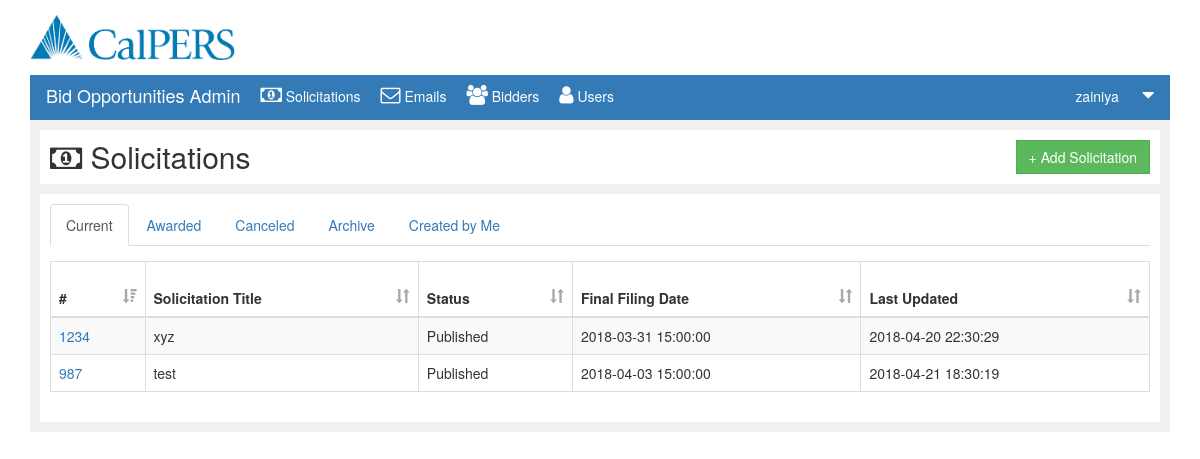
/solicitations.php (signed in), run on the app's committed database.
### tables this page shows
CREATE TABLE IF NOT EXISTS `solicitation` (
  `pid` int(11) NOT NULL,
  `sid` varchar(9) NOT NULL,
  `stitle` varchar(100) NOT NULL,
  `type` varchar(50) NOT NULL,
  `category` varchar(50) NOT NULL,
  `status` varchar(50) NOT NULL,
  `last_updated` datetime NOT NULL DEFAULT CURRENT_TIMESTAMP,
  `final_filing_date` datetime NOT NULL,
  `description` varchar(1000) NOT NULL,
  `cancelflag` int(1) DEFAULT '0',
  PRIMARY KEY (`sid`)
);

### submit.php (the view, shortened to what this page needs)
<?php
function currentSolicitation($awardedFlag=0){
	$conn = mysqli_connect($GLOBALS['servername'], $GLOBALS['username'], $GLOBALS['password'], $GLOBALS['dbname']);
	if (!$conn) {
		die("Connection failed: " . mysqli_connect_error());
	}else{
		$sql="SELECT * FROM solicitation where cancelflag=0 and status='Published' order by sid";
		if($awardedFlag==1){
			$sql="SELECT * FROM solicitation where cancelflag=0 and status='Awarded' order by sid";
		}
		$res= mysqli_query($conn,$sql);
		if(mysqli_num_rows($res)>0){
			$msg="<table id='currentstable' class='table table-striped table-bordered datatable'>
			<thead>
			<tr>
			<th onclick='sortTable(0)'> #  <span class='glyphicon glyphicon-sort-by-attributes-alt'></span></th>
			<th onclick='sortTable(1)'> Solicitation Title <span class='glyphicon glyphicon-sort'></span></th>
			<th onclick='sortTable(2)'> Status <span class='glyphicon glyphicon-sort'></span></th>
			<th onclick='sortTable(3)'> Final Filing Date <span class='glyphicon glyphicon-sort'></span></th>
			<th onclick='sortTable(4)'> Last Updated <span class='glyphicon glyphicon-sort'></span></th>
			</tr>
			</thead>";
			while($row=mysqli_fetch_assoc($res)){
				$msg=$msg."<tr>
				<td><a href='document.php?type=View&dsid=".$row["sid"]."'>".$row["sid"]."</a></td>
				<td>".$row["stitle"]."</td>
				<td>".$row["status"]."</td>
				<td>".$row["final_filing_date"]."</td>
				<td>".$row["last_updated"]."</td>
				</tr>";
			}
			$msg=$msg."</table>";
			echo $msg;
		}
	}
}
?>

### solicitations.php (shortened to what this page needs)
<!DOCTYPE html>
<html lang="en">
<head>
	<link rel="stylesheet" href="https://maxcdn.bootstrapcdn.com/bootstrap/3.3.7/css/bootstrap.min.css">
	<link rel="stylesheet" href="css/custom.css">
	<link rel="stylesheet" href="font-awesome-4.7.0/css/font-awesome.min.css">
	<link rel="stylesheet" type="text/css" href="https://cdn.datatables.net/v/dt/dt-1.10.16/datatables.min.css"/>
</head>
<body>
	<?php require_once('submit.php'); ?>
	<div id="wrapper" class="container">
		<div class="container-fluid" id="header">
			<img src="download.png" height="45">
		</div>
		<div class="container-fluid" id="heading">
			<nav class="navbar navbar-expand-lg navbar-light bg-light">
				<div class="collapse navbar-collapse" id="navbarSupportedContent">
					<ul class="navbar-nav mr-auto">
						<li class="nav-item active">
							<a class="nav-link" href="#"><h4>Bid Opportunities Admin</h4></a>
						</li>
						<li class="nav-item active">
							<a class="nav-link" href="solicitations.php"><i class="fa fa-money" aria-hidden="true"></i>	Solicitations</a>
						</li>
						<li class="nav-item">
							<a class="nav-link" href="email.php"><i class="fa fa-envelope-o" aria-hidden="true"></i> Emails</a>
						</li>
						<li class="nav-item">
							<a class="nav-link" href="bidder.php?listType=Bidders"><i class="fa fa-users" aria-hidden="true"></i> Bidders</a>
						</li>
						<li class="nav-item">
							<a class="nav-link" href="bidder.php?listType=Users"><i class="fa fa-user" aria-hidden="true"></i> Users</a>
						</li>
					</ul>
					<ul style="float: right;">
						<li class="nav-item dropdown" >
							<a class="nav-link dropdown-toggle" href="#" id="navbarDropdown" role="button" data-toggle="dropdown" aria-haspopup="true" aria-expanded="false">
								<?php echo $_SESSION["username"]; ?> <i class="fa fa-caret-down" aria-hidden="true"></i>
							</a>
						</li>
					</ul>
				</div>
			</nav>
		</div>
		<div class="container-fluid" id="solicitation">
			<div class="container-fluid" id="solicitation-header">
				<h2><i class="fa fa-money" aria-hidden="true"></i>	Solicitations</h2>
				<button type="button" class="btn btn-success" style="float: right;border-radius: 0;" onclick="openPage('createsolicitation.php')">+ Add Solicitation</button>
			</div>
			<div class="container-fluid" id="solicitation-content">
				<ul class="nav nav-tabs">
					<li class="active"><a data-toggle="tab" href="#current">Current</a></li>
					<li><a data-toggle="tab" href="#awarded">Awarded</a></li>
					<li><a data-toggle="tab" href="#canceled">Canceled</a></li>
					<li><a data-toggle="tab" href="#archive">Archive</a></li>
					<li><a data-toggle="tab" href="#byme">Created by Me</a></li>
				</ul>
				<div class="tab-content">
					<div id="current" class="tab-pane fade in active">
						<?php $_SESSION['sid']='';
						currentSolicitation(); ?>
					</div>
				</div>
			</div>
		</div>
	</div>
</body>
</html>

### css/custom.css (style rules this page uses)
body { padding-top: 0 !important; }
#header { background: white; padding-bottom: 15px; padding-top: 15px; }
#heading { color:white; background-color: #337ab7; width:100%; padding-left: 15px; }
#heading h4 { float:left; }
#heading i { font-size: 20px; margin-left: 20px; padding-top: 9px; }
nav ul { padding: 0; list-style-type: none; }
.navbar { padding: 0; min-height: 45px; margin-bottom: 0px!important; }
.navbar-collapse { padding-left: 0; }
nav ul>li>a { color:white; }
nav a>h4 { color:white; }
.container-fluid { padding:0; }
#solicitation { background-color: rgba(241,241,241,1); padding: 10px; }
#solicitation-header { background-color: white; margin-bottom: 10px; padding: 10px; }
#solicitation-header h2 { margin:0px; float: left; }
#solicitation-content { background-color: white; padding:10px; }
#current, #byme { padding-top:15px; }
#currentstable th { height:55px; background: none; }
#currentstable span { color:#a8a8a8; float: right; }
.btn { border-radius:0; }

### data on the page
solicitation: sid "1234", stitle "xyz", status "Published", final_filing_date "2018-03-31 15:00:00", last_updated "2018-04-20 22:30:29"
solicitation: sid "987", stitle "test", status "Published", final_filing_date "2018-04-03 15:00:00", last_updated "2018-04-21 18:30:19"

### other printed values
$_SESSION["username"] "zainiya"
